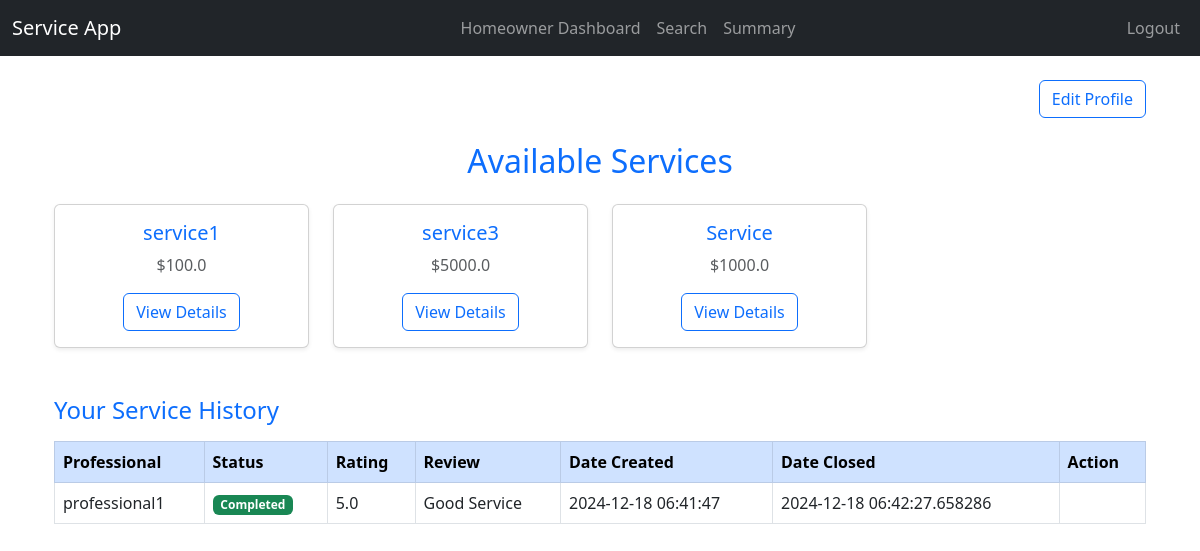
The page /homeowner_dashboard (signed in) on the database its author committed.
### main.py (models this page shows)
class Service(db.Model):
    __tablename__ = 'services'
    service_id = db.Column(db.Integer, primary_key=True, autoincrement=True)
    service_name = db.Column(db.String(100), nullable=False)
    service_description = db.Column(db.Text)
    base_price = db.Column(db.Float)
    time_required = db.Column(db.Integer)
    rating_count = db.Column(db.Integer)

class ServiceRequest(db.Model):
    __tablename__ = 'service_requests'
    request_id = db.Column(db.Integer, primary_key=True, autoincrement=True)
    service_id = db.Column(db.Integer, db.ForeignKey('services.service_id'), nullable=False)
    homeowner_id = db.Column(db.Integer, db.ForeignKey('homeowners.homeowner_id'), nullable=False)
    professional_id = db.Column(db.Integer, db.ForeignKey('professionals.professional_id'), nullable=False)
    service_name = db.Column(db.String(100))
    service_status = db.Column(db.String(50), default="None")
    rating_by_owner = db.Column(db.Float)
    review_by_owner = db.Column(db.Text)
    date_created = db.Column(db.DateTime, default=datetime.utcnow)
    date_closed = db.Column(db.DateTime)

class User(db.Model):
    __tablename__ = 'users'
    user_id = db.Column(db.Integer, primary_key=True, autoincrement=True)
    username = db.Column(db.String(50), nullable=False, unique=True)
    password = db.Column(db.String(50), nullable=False)
    email = db.Column(db.String(100))
    address = db.Column(db.String(200))
    pincode = db.Column(db.Integer)
    is_admin = db.Column(db.Boolean, default=False)
    is_professional = db.Column(db.Boolean, default=False)
    is_homeowner = db.Column(db.Boolean, default=False)

### main.py (the view, shortened to what this page needs)
@app.route('/homeowner_dashboard', methods=['GET', 'POST'])
def homeowner_dashboard():
    user_id = session.get('user_id')
    user = User.query.get(user_id)
    homeowner = Homeowner.query.filter_by(homeowner_id=user_id).first()
    if not homeowner:
        flash("Homeowner not found", "danger")
        return redirect(url_for('login'))
    def fetch_service_history():
        return (
            db.session.query(
                ServiceRequest.request_id,
                User.username.label("professional_name"),
                ServiceRequest.service_status,
                ServiceRequest.rating_by_owner,
                ServiceRequest.review_by_owner,
                ServiceRequest.date_created,
                ServiceRequest.date_closed,
            )
            .join(Professional, ServiceRequest.professional_id == Professional.professional_id)
            .join(User, Professional.professional_id == User.user_id)
            .filter(ServiceRequest.homeowner_id == homeowner.homeowner_id)
            .order_by(ServiceRequest.date_created.desc())
            .all()
        )
    service_history = fetch_service_history()
    available_services = Service.query.all()
    return render_template(
        'homeowner_dashboard.html',
        is_homeowner=True,
        homeowner=homeowner,
        service_history=service_history,
        services=available_services
    )

### templates/homeowner_dashboard.html (shortened to what this page needs)
{% extends "base.html" %}
{% block content %}
<div class="container mt-4">
    <div class="d-flex justify-content-end mb-3">
        <button class="btn btn-outline-primary" data-bs-toggle="modal" data-bs-target="#profileModal">
             Edit Profile
        </button>
    </div>
    <div class="my-4">
        <h2 class="text-center text-primary mb-4">Available Services</h2>
        <div class="row g-4">
            {% for service in services %}
            <div class="col-md-4 col-lg-3">
                <div class="card h-100 shadow-sm">
                    <div class="card-body text-center">
                        <h5 class="card-title text-primary">{{ service.service_name }}</h5>
                        <p class="card-text text-muted">${{ service.base_price }}</p>
                        <a href="{{ url_for('service_details', service_name=service.service_name) }}" class="btn btn-outline-primary">View Details</a>
                    </div>
                </div>
            </div>
            {% endfor %}
        </div>
    </div>
    <div class="mt-5">
        <h4 class="text-primary mb-3">Your Service History</h4>
        {% if service_history %}
        <div class="table-responsive">
            <table class="table table-hover table-bordered">
                <thead class="table-primary">
                    <tr>
                        <th>Professional</th>
                        <th>Status</th>
                        <th>Rating</th>
                        <th>Review</th>
                        <th>Date Created</th>
                        <th>Date Closed</th>
                        <th>Action</th>
                    </tr>
                </thead>
                <tbody>
                    {% for request in service_history %}
                    <tr>
                        <td>{{ request.professional_name }}</td>
                        <td>
                            <span class="badge {% if request.service_status == 'Completed' %}bg-success{% elif request.service_status == 'Accepted' %}bg-warning text-dark{% else %}bg-secondary{% endif %}">
                                {{ request.service_status }}
                            </span>
                        </td>
                        <td>{{ request.rating_by_owner or 'N/A' }}</td>
                        <td>{{ request.review_by_owner or 'N/A' }}</td>
                        <td>{{ request.date_created }}</td>
                        <td>{{ request.date_closed or 'Pending' }}</td>
                        <td>
                        </td>
                    </tr>
                    {% endfor %}
                </tbody>
            </table>
        </div>
        {% else %}
        <div class="alert alert-info text-center">
            <i class="fas fa-info-circle"></i> You have no service history yet.
        </div>
        {% endif %}
    </div>
</div>
{% endblock %}

### rows shown on the page
Service: service_name "service1", base_price "100.0"
Service: service_name "service3", base_price "5000.0"
Service: service_name "Service", base_price "1000.0"
ServiceRequest: professional_name "professional1", service_status "Completed", rating_by_owner "5.0", review_by_owner "Good Service", date_created "2024-12-18 06:41:47", date_closed "2024-12-18 06:42:27.658286"
